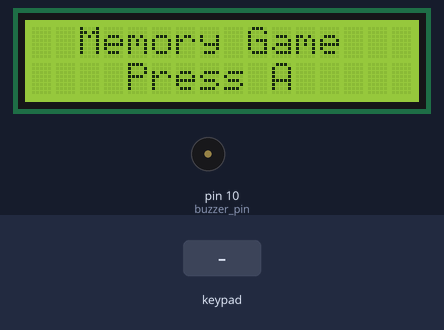
The sketch below on a simulated Arduino Uno, built with avr-gcc and run on an emulated ATmega328P. Shown: 16×2 character LCD, buzzer (waves = sounding). The test bench sets the inputs (shaded band). Random numbers use the default seed unless the sketch sets one; what the sketch prints to the serial monitor is not drawn.

Above: at 1.2 s.
1.3 s: key 'A' pressed
At 3.8 s:
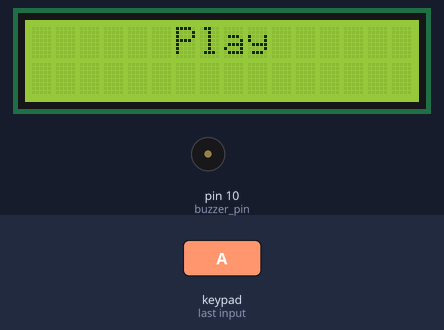
4.3 s: keypad keys 9 8 7 6 pressed 0.4 s apart
At 6.7 s:
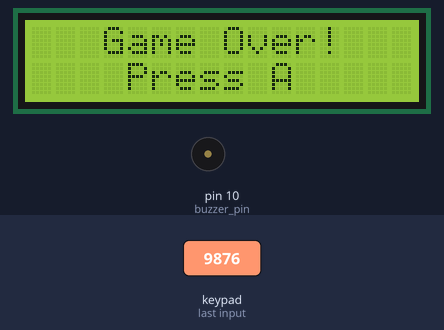
7.4 s: keypad keys 5 4 3 2 A pressed 0.4 s apart
At 9.8 s:
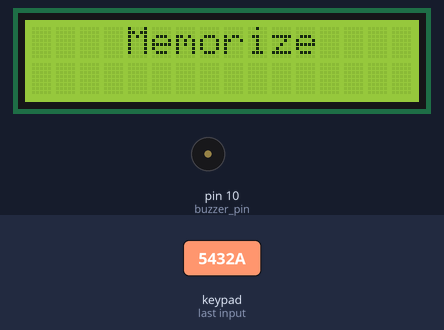
11.5 s: key 'B' pressed
At 11.61 s:
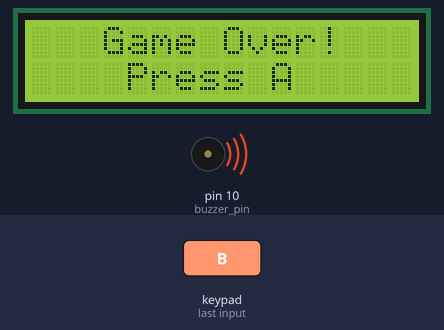
13.0 s: key 'C' pressed
At 13.5 s:
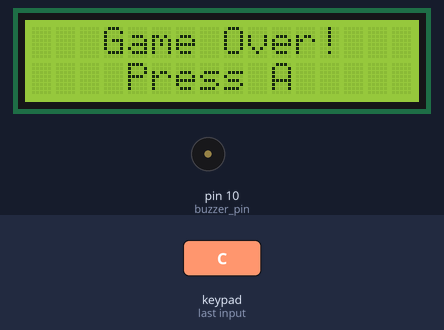
14.5 s: keypad keys 9 8 7 6 # pressed 0.4 s apart
At 16.2 s:
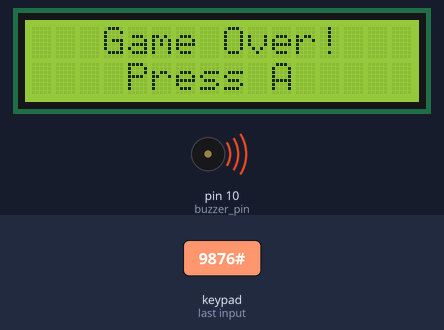
Timing chart, 0 to 17.8 s (numbered marks = the images above; inputs shaded):
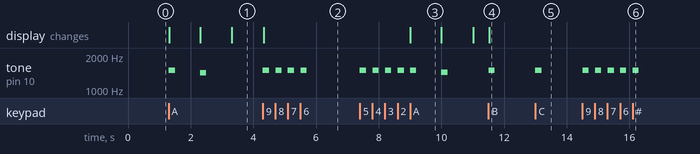

Measured:
- after the input at 1.3 s, tone on pin 10 (buzzer_pin): silent → 1500 Hz at once, → silent 0.20 s later, → 1420 Hz 0.80 s later, → silent 0.20 s later; the display: first changes at once (image 1 shows a later state)
- after the input at 4.3 s, tone on pin 10 (buzzer_pin): alternates 1500 Hz for 0.20 s and silent for 0.20 s, 8 changes in all, then stays silent, starting at once; the display: changes at once (image 2)
- after the input at 7.4 s, tone on pin 10 (buzzer_pin): plays 1500 Hz for 0.20 s, 1500 Hz for 0.20 s, 1500 Hz for 0.20 s, 1500 Hz for 0.20 s, 1500 Hz for 0.20 s, 1430 Hz for 0.20 s, starting at once; the display: changes after 1.6 s (image 3)
- after the input at 11.5 s, tone on pin 10 (buzzer_pin): silent → 1500 Hz at once, → silent 0.20 s later; the display: changes at once (image 4)
- after the input at 13.0 s, tone on pin 10 (buzzer_pin): silent → 1500 Hz at once, → silent 0.20 s later
- after the input at 14.5 s, tone on pin 10 (buzzer_pin): alternates 1500 Hz for 0.20 s and silent for 0.20 s, 10 changes in all, then stays silent, starting at once
- what the display in image 3 shows lasts 1.0 s, from 9.0 s to 10.0 s

The sketch:

lcd-keypad-memory-game.ino
```cpp
/**
 * Inspired by project from YouTube: https://www.youtube.com/shorts/qddrlRVFplk
 * This project uses a keypad, one LCD, breadboard, and Piezo buzzer
 * The keypad is a 4x4 keypad and is connected to the board pin
 * The button A on the keypad is used to start the game
 * The buttons 1 - 9 on the keypad are used to input number generated during the memorize mode
 * The LCD displays the mode of the game as well as the data or instruction
 * The buzzer plays a tone on key presses and generation for memorizing
 * The start mode waits for the player to press the A key and changes the mode to memorize
 * The memorize mode generates a character from 1 - 9 at a one second interval
 * The generated key is displays it on the LCD and its associated tone is played
 * After all keys are generated for a level the mode is change to play
 * In play the user inputs are displayed on the LCD and compared with the generated keys
 * If correct, the tone is played and the user is allowed to enter the next key else the mode is changed to failed
 * When all correct keys are entered, the level is incremented and mode is changed by to memorize
*/

#include <Keypad.h>
#include <LiquidCrystal_I2C.h>

#define KEY_ROWS 4  // four rows
#define KEY_COLS 4  // four columns
#define BUZZER_TONE 1500
#define BUZZER_DURATION 200
#define GAME_LEVEL_STEP 1
#define GAME_LEVEL_MAX 100
#define GAME_CHARACTERS_LEN 9

char keys[KEY_ROWS][KEY_COLS] = {
  { '1', '2', '3', 'A' },
  { '4', '5', '6', 'B' },
  { '7', '8', '9', 'C' },
  { '*', '0', '#', 'D' }
};

uint8_t key_row_pins[KEY_ROWS] = { 9, 8, 7, 6 };  //connect to the row pinouts of the keypad
uint8_t key_col_pins[KEY_COLS] = { 5, 4, 3, 2 };  //connect to the column pinouts of the keypad

const uint8_t buzzer_pin = 10;

LiquidCrystal_I2C lcd(0x27, 16, 2);

//Create an object of keypad
Keypad keypad(makeKeymap(keys), key_row_pins, key_col_pins, KEY_ROWS, KEY_COLS);

enum Mode { ModeStart, ModeMemorize, ModePlay, ModeFailed };

uint8_t game_level = 0;
uint8_t game_mode = ModeStart;
uint8_t game_memory_index = 0;
char game_memory[GAME_LEVEL_MAX];
unsigned int game_memory_tones[GAME_LEVEL_MAX];
const char game_characters[GAME_CHARACTERS_LEN] = { '1', '2', '3', '4', '5', '6', '7', '8', '9' };
const unsigned int game_tones[GAME_CHARACTERS_LEN] = { 1485, 1465, 1390, 1490, 1440, 1420, 1395, 1430, 1400 };

uint32_t previous_time = 0;

void setup() {
  Serial.begin(9600);

  pinMode(buzzer_pin, OUTPUT);

  lcd.init();
  lcd.backlight();
  lcd.clear();
  lcd.setCursor(2, 0);
  lcd.print("Memory Game");
  lcd.setCursor(4, 1);
  lcd.print("Press A");

  // randomSeed() will then shuffle the random function.
  randomSeed(analogRead(A0));
}

void loop() {
  char key = keypad.getKey();  // Read the key

  if (key) {
    Serial.print("Key Pressed : ");
    Serial.println(key);

    if (game_mode == ModeStart || game_mode == ModeFailed) {
      tone(buzzer_pin, BUZZER_TONE, BUZZER_DURATION);
    }
  }

  long random_memory = 0;

  uint32_t current_time = millis();

  switch (game_mode) {
    case ModeStart:

      if (key == 'A') {
        switchToMemorize(GAME_LEVEL_STEP);
      }

    break;

    case ModeMemorize:

      if ((current_time - previous_time) >= 1000) {
        previous_time = current_time;

        if (game_memory_index < game_level) {
          random_memory = random(GAME_CHARACTERS_LEN);
          game_memory[game_memory_index] = game_characters[random_memory];
          game_memory_tones[game_memory_index] = game_tones[random_memory];
          lcd.setCursor(7, 1);
          lcd.print(game_memory[game_memory_index]);
          tone(buzzer_pin, game_memory_tones[game_memory_index], BUZZER_DURATION);
          game_memory_index++;
        } else {
          game_mode = ModePlay;
          game_memory_index = 0;
          lcd.clear();
          lcd.setCursor(6, 0);
          lcd.print("Play");
        }

      }

    break;

    case ModePlay:

      if (key) {
        lcd.setCursor(7, 1);
        lcd.print(key);

        if (key == game_memory[game_memory_index]) {
          tone(buzzer_pin, game_memory_tones[game_memory_index], BUZZER_DURATION);

          game_memory_index++;

          if (game_memory_index >= game_level) {
            switchToMemorize(min(game_level + GAME_LEVEL_STEP, GAME_LEVEL_MAX));
          }
        } else {
          game_mode = ModeFailed;
          tone(buzzer_pin, BUZZER_TONE, BUZZER_DURATION);
          lcd.clear();
          lcd.setCursor(3, 0);
          lcd.print("Game Over!");
          lcd.setCursor(4, 1);
          lcd.print("Press A");
        }
      }

    break;

    case ModeFailed:

      if (key == 'A') {
        switchToMemorize(GAME_LEVEL_STEP);
      }

    break;
  }

}

void switchToMemorize(uint8_t level) {
  game_mode = ModeMemorize;
  game_level = level;
  game_memory_index = 0;
  previous_time = millis();
  lcd.clear();
  lcd.setCursor(4, 0);
  lcd.print("Memorize");
}
```
